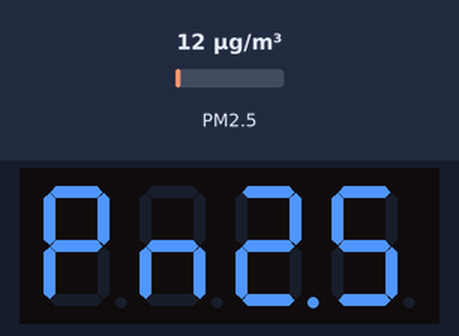
A sketch run on a simulated Arduino Uno, built with avr-gcc and run on an emulated ATmega328P. On the bench: 4-digit seven-segment display. The inputs (shaded band) are chosen by the test bench; at power-on: PM2.5 12 µg/m³. What the sketch prints to the serial monitor is not drawn.

Above: at 0.1 s.
At 2.2 s:
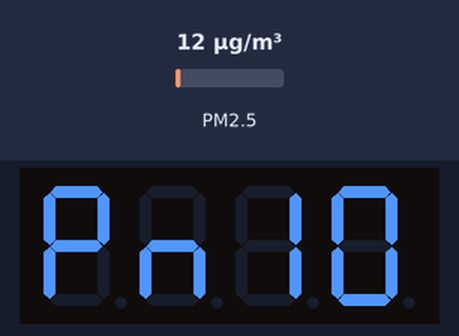

Measured:
- what the display in image 1 shows lasts 2.1 s, from 2.2 s to 4.3 s

The sketch:

SDS011TM1637.ino
```cpp
#include <SDS011.h>
#include <TM1637Display.h>

// Config
const int DescriptionDelayMs = 777;
const int ValueDelayMs = 1333;
const int maxPmValue = 9999;
uint8_t clearDisplay[]={
  0,0,0,0
};

uint8_t pm25Desc[]={
  SEG_A | SEG_B | SEG_E | SEG_F | SEG_G,         // p
  SEG_C | SEG_E | SEG_G,   // m = n
  SEG_A | SEG_B | SEG_D | SEG_E | SEG_G | 0b10000000,  // 2.
  SEG_A | SEG_C | SEG_D | SEG_G | SEG_D | SEG_F ,  //5
  };
uint8_t pm10Desc[]={
  SEG_A | SEG_B | SEG_E | SEG_F | SEG_G,         // p
  SEG_C | SEG_E | SEG_G,   // m = n
  SEG_B | SEG_C,  // 1
  SEG_A | SEG_B | SEG_C | SEG_D | SEG_E | SEG_F,  // 0
  };
uint8_t errorDesc[]={
  0,
  SEG_A | SEG_D | SEG_E | SEG_G | SEG_F,         // E
  SEG_G | SEG_E, // r
  SEG_G | SEG_E // r
  };
// SDS011
const int TxdPin = 3;
const int RxdPin = 2;
float p10, p25;
int sdsResultCode;
int sdsConsecutiveErrors = 0;

SDS011 my_sds;

// TM1637
const int Clk = 3;
const int Dio = 4;

TM1637Display display(Clk, Dio);


void setup()
{
  Serial.begin(9600);
  // SDS setup
  my_sds.begin(TxdPin, RxdPin);

  // display setup
  display.setBrightness(0x0D);
}

void loop()
{

  sdsResultCode = my_sds.read(&p25, &p10);
  if (sdsResultCode)
  {
    ++sdsConsecutiveErrors;
    Serial.println("SDS Error. Pm 2.5: " + String(p25) + " Pm 10:  " + String(p10));
  }
  else
  {
    sdsConsecutiveErrors = 0;
    Serial.println("P2.5: " + String(p25));
    Serial.println("P10:  " + String(p10));
  }
  if (p25 >= maxPmValue)
  {
    p25 = maxPmValue;
  }
  if (p10 >= maxPmValue)
  {
    p10 = maxPmValue;
  }
  if (sdsConsecutiveErrors < 10)
  {
    display.setSegments(pm25Desc);
    delay(DescriptionDelayMs);
    display.showNumberDecEx(p25, false, 4, 0);
    delay(ValueDelayMs);
    display.setSegments(pm10Desc);
    delay(DescriptionDelayMs);
    display.showNumberDecEx(p10, false, 4, 0);
    delay(ValueDelayMs);
  }
  else
  {
    Serial.println("SDS " + String(sdsConsecutiveErrors) + " errors in a row");
    display.setSegments(errorDesc);
    delay(ValueDelayMs);
  }
}
```
